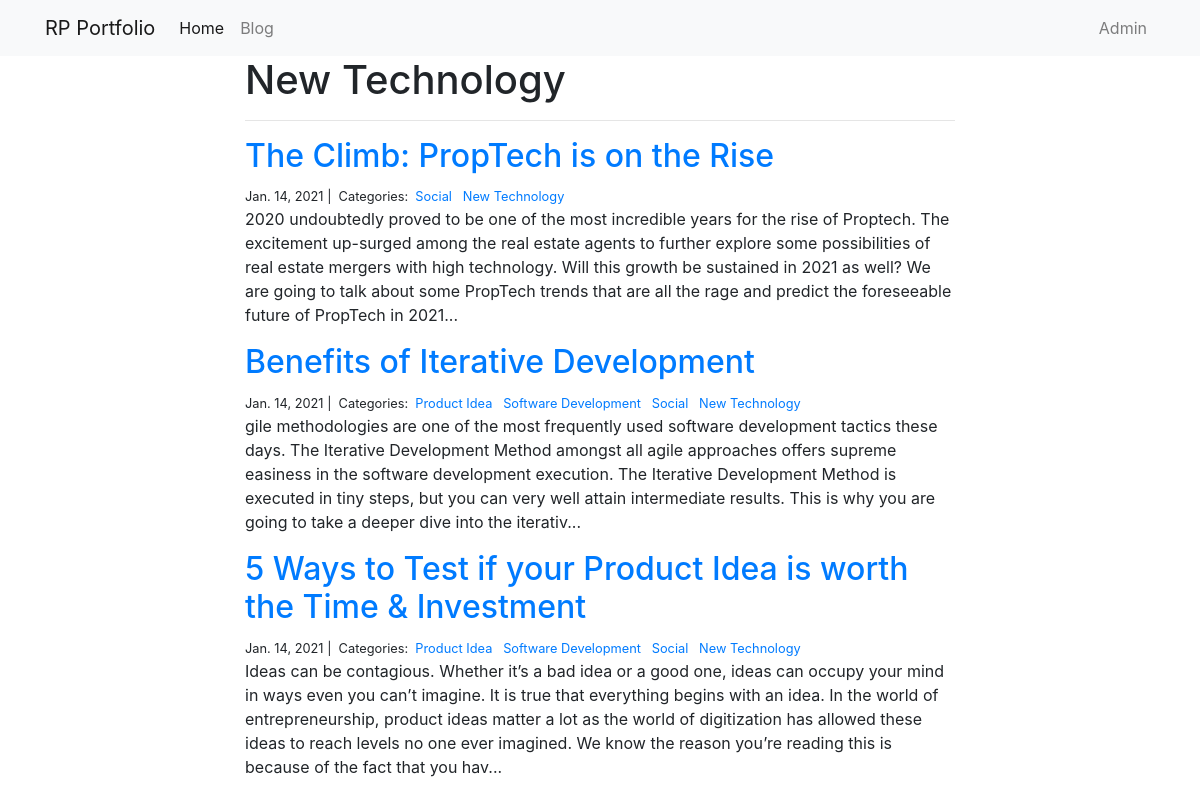
The page /blog/New Technology/ on the database its author committed.
### blog/models.py (models this page shows)
class Category(models.Model):
    name = models.CharField(max_length=20)
    description = models.TextField()

class Post(models.Model):
    title = models.CharField(max_length=255)
    author = models.CharField(max_length=255)
    body = models.TextField()
    created_on = models.DateTimeField(auto_now_add=True)
    last_modified = models.DateTimeField(auto_now=True)
    categories = models.ManyToManyField("Category", related_name="posts")
    image = models.CharField(max_length=255)

### blog/views.py (the view)
# urls.py: path("<category>/", views.blog_category, name="blog_category"),
def blog_category(request, category):
    posts = Post.objects.filter(
        categories__name__contains=category
    ).order_by(
        '-created_on'
    )
    context = {
        "category": category,
        "posts": posts
    }
    return render(request, "blog_category.html", context)

### blog/templates/blog_category.html
{% extends "base.html" %}
{% block page_content %}
<div class="col-md-8 offset-md-2">
    <h1>{{ category | title }}</h1>
    <hr>
    {% for post in posts %}
        <h2><a href="{% url 'blog_detail' post.pk%}">{{ post.title }}</a></h2>
        <small>
            {{ post.created_on.date }} |&nbsp;
            Categories:&nbsp;
            {% for category in post.categories.all %}
            <a href="{% url 'blog_category' category.name %}">
                {{ category.name }}
            </a>&nbsp;
            {% endfor %}
        </small>
        <p>{{ post.body | slice:":400" }}...</p>
    {% endfor %}
</div>
{% endblock %}

### rows shown on the page
Category: name "New Technology"
Post: title "The Climb: PropTech is on the Rise", created_on "Jan. 14, 2021", body "2020 undoubtedly proved to be one of the most incredible years for the rise of Proptech. The excitement up-surged among the real estate agents to further explore some possibilities of real estate mergers with high technology. Will this growth be sustained in 2021 as well? We are going to talk about some PropTech trends that are all the rage and predict the foreseeable future of PropTech in 2021"
Category: name "Social"
Post: title "Benefits of Iterative Development", created_on "Jan. 14, 2021", body "gile methodologies are one of the most frequently used software development tactics these days. The Iterative Development Method amongst all agile approaches offers supreme easiness in the software development execution. The Iterative Development Method is executed in tiny steps, but you can very well attain intermediate results. This is why you are going to take a deeper dive into the iterativ"
Category: name "Product Idea"
Category: name "Software Development"
Post: title "5 Ways to Test if your Product Idea is worth the Time & Investment", created_on "Jan. 14, 2021", body "Ideas can be contagious. Whether it’s a bad idea or a good one, ideas can occupy your mind in ways even you can’t imagine. It is true that everything begins with an idea. In the world of entrepreneurship, product ideas matter a lot as the world of digitization has allowed these ideas to reach levels no one ever imagined. We know the reason you’re reading this is because of the fact that you hav"
